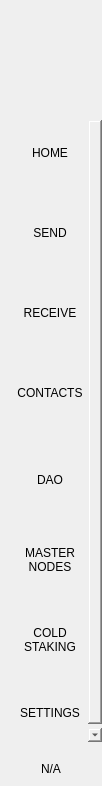
<?xml version="1.0" encoding="UTF-8"?>
<ui version="4.0">
 <class>NavMenuWidget</class>
 <widget class="QWidget" name="NavMenuWidget">
  <property name="geometry">
   <rect>
    <x>0</x>
    <y>0</y>
    <width>102</width>
    <height>786</height>
   </rect>
  </property>
  <property name="windowTitle">
   <string notr="true">N/A</string>
  </property>
  <property name="styleSheet">
   <string notr="true">padding:0px;
border:none;
margin:0px;</string>
  </property>
  <layout class="QVBoxLayout" name="verticalLayout">
   <property name="spacing">
    <number>0</number>
   </property>
   <property name="leftMargin">
    <number>0</number>
   </property>
   <property name="topMargin">
    <number>0</number>
   </property>
   <property name="rightMargin">
    <number>0</number>
   </property>
   <property name="bottomMargin">
    <number>0</number>
   </property>
   <item>
    <widget class="QWidget" name="navContainer_2" native="true">
     <layout class="QVBoxLayout" name="navContainer" stretch="0,0,0,0">
      <property name="spacing">
       <number>0</number>
      </property>
      <property name="leftMargin">
       <number>0</number>
      </property>
      <property name="topMargin">
       <number>0</number>
      </property>
      <property name="rightMargin">
       <number>0</number>
      </property>
      <property name="bottomMargin">
       <number>10</number>
      </property>
      <item>
       <widget class="QPushButton" name="imgLogo">
        <property name="minimumSize">
         <size>
          <width>0</width>
          <height>120</height>
         </size>
        </property>
        <property name="focusPolicy">
         <enum>Qt::NoFocus</enum>
        </property>
        <property name="text">
         <string/>
        </property>
        <property name="iconSize">
         <size>
          <width>64</width>
          <height>64</height>
         </size>
        </property>
       </widget>
      </item>
      <item>
       <widget class="QScrollArea" name="scrollAreaNav">
        <property name="sizePolicy">
         <sizepolicy hsizetype="Expanding" vsizetype="Expanding">
          <horstretch>0</horstretch>
          <verstretch>0</verstretch>
         </sizepolicy>
        </property>
        <property name="minimumSize">
         <size>
          <width>0</width>
          <height>0</height>
         </size>
        </property>
        <property name="styleSheet">
         <string notr="true">QScrollBar {
height:0px;
 width:0px;
}

#scrollAreaNav{
background-color:transparent;
}</string>
        </property>
        <property name="horizontalScrollBarPolicy">
         <enum>Qt::ScrollBarAlwaysOff</enum>
        </property>
        <property name="sizeAdjustPolicy">
         <enum>QAbstractScrollArea::AdjustToContents</enum>
        </property>
        <property name="widgetResizable">
         <bool>true</bool>
        </property>
        <property name="alignment">
         <set>Qt::AlignLeading|Qt::AlignLeft|Qt::AlignTop</set>
        </property>
        <widget class="QWidget" name="scrollAreaNavVert">
         <property name="geometry">
          <rect>
           <x>0</x>
           <y>0</y>
           <width>100</width>
           <height>640</height>
          </rect>
         </property>
         <property name="sizePolicy">
          <sizepolicy hsizetype="Preferred" vsizetype="Expanding">
           <horstretch>0</horstretch>
           <verstretch>0</verstretch>
          </sizepolicy>
         </property>
         <property name="minimumSize">
          <size>
           <width>0</width>
           <height>0</height>
          </size>
         </property>
         <property name="autoFillBackground">
          <bool>false</bool>
         </property>
         <property name="styleSheet">
          <string notr="true">#scrollAreaNavVert{
background-color:transparent;
}</string>
         </property>
         <layout class="QVBoxLayout" name="verticalLayout_3">
          <property name="spacing">
           <number>0</number>
          </property>
          <property name="sizeConstraint">
           <enum>QLayout::SetDefaultConstraint</enum>
          </property>
          <property name="leftMargin">
           <number>0</number>
          </property>
          <property name="topMargin">
           <number>0</number>
          </property>
          <property name="rightMargin">
           <number>0</number>
          </property>
          <property name="bottomMargin">
           <number>0</number>
          </property>
          <item>
           <widget class="QToolButton" name="btnDashboard">
            <property name="minimumSize">
             <size>
              <width>100</width>
              <height>80</height>
             </size>
            </property>
            <property name="text">
             <string>HOME
</string>
            </property>
            <property name="iconSize">
             <size>
              <width>32</width>
              <height>32</height>
             </size>
            </property>
            <property name="checkable">
             <bool>true</bool>
            </property>
            <property name="checked">
             <bool>true</bool>
            </property>
            <property name="autoExclusive">
             <bool>true</bool>
            </property>
           </widget>
          </item>
          <item>
           <widget class="QToolButton" name="btnSend">
            <property name="minimumSize">
             <size>
              <width>100</width>
              <height>80</height>
             </size>
            </property>
            <property name="text">
             <string>SEND
</string>
            </property>
            <property name="iconSize">
             <size>
              <width>32</width>
              <height>32</height>
             </size>
            </property>
            <property name="checkable">
             <bool>true</bool>
            </property>
            <property name="autoExclusive">
             <bool>true</bool>
            </property>
           </widget>
          </item>
          <item>
           <widget class="QToolButton" name="btnReceive">
            <property name="minimumSize">
             <size>
              <width>100</width>
              <height>80</height>
             </size>
            </property>
            <property name="text">
             <string>RECEIVE
</string>
            </property>
            <property name="checkable">
             <bool>true</bool>
            </property>
            <property name="autoExclusive">
             <bool>true</bool>
            </property>
           </widget>
          </item>
          <item>
           <widget class="QToolButton" name="btnAddress">
            <property name="minimumSize">
             <size>
              <width>100</width>
              <height>80</height>
             </size>
            </property>
            <property name="text">
             <string>CONTACTS
</string>
            </property>
            <property name="iconSize">
             <size>
              <width>32</width>
              <height>32</height>
             </size>
            </property>
            <property name="checkable">
             <bool>true</bool>
            </property>
            <property name="autoExclusive">
             <bool>true</bool>
            </property>
           </widget>
          </item>
          <item>
           <widget class="QToolButton" name="btnGovernance">
            <property name="minimumSize">
             <size>
              <width>100</width>
              <height>80</height>
             </size>
            </property>
            <property name="text">
             <string>DAO</string>
            </property>
            <property name="iconSize">
             <size>
              <width>32</width>
              <height>32</height>
             </size>
            </property>
            <property name="checkable">
             <bool>true</bool>
            </property>
            <property name="autoExclusive">
             <bool>true</bool>
            </property>
           </widget>
          </item>
          <item>
           <widget class="QToolButton" name="btnMaster">
            <property name="minimumSize">
             <size>
              <width>100</width>
              <height>80</height>
             </size>
            </property>
            <property name="text">
             <string>MASTER
NODES</string>
            </property>
            <property name="iconSize">
             <size>
              <width>32</width>
              <height>32</height>
             </size>
            </property>
            <property name="checkable">
             <bool>true</bool>
            </property>
            <property name="autoExclusive">
             <bool>true</bool>
            </property>
           </widget>
          </item>
          <item>
           <widget class="QToolButton" name="btnColdStaking">
            <property name="minimumSize">
             <size>
              <width>100</width>
              <height>80</height>
             </size>
            </property>
            <property name="text">
             <string>COLD
STAKING</string>
            </property>
            <property name="iconSize">
             <size>
              <width>32</width>
              <height>32</height>
             </size>
            </property>
            <property name="checkable">
             <bool>true</bool>
            </property>
            <property name="autoExclusive">
             <bool>true</bool>
            </property>
           </widget>
          </item>
          <item>
           <widget class="QToolButton" name="btnSettings">
            <property name="minimumSize">
             <size>
              <width>100</width>
              <height>80</height>
             </size>
            </property>
            <property name="text">
             <string>SETTINGS
</string>
            </property>
            <property name="iconSize">
             <size>
              <width>32</width>
              <height>32</height>
             </size>
            </property>
            <property name="checkable">
             <bool>true</bool>
            </property>
            <property name="autoExclusive">
             <bool>true</bool>
            </property>
           </widget>
          </item>
         </layout>
        </widget>
       </widget>
      </item>
      <item>
       <spacer name="verticalSpacer">
        <property name="orientation">
         <enum>Qt::Vertical</enum>
        </property>
        <property name="sizeType">
         <enum>QSizePolicy::Minimum</enum>
        </property>
        <property name="sizeHint" stdset="0">
         <size>
          <width>20</width>
          <height>20</height>
         </size>
        </property>
       </spacer>
      </item>
      <item alignment="Qt::AlignHCenter">
       <widget class="QLabel" name="labelVersion">
        <property name="maximumSize">
         <size>
          <width>16777215</width>
          <height>60</height>
         </size>
        </property>
        <property name="text">
         <string notr="true">N/A</string>
        </property>
        <property name="alignment">
         <set>Qt::AlignBottom|Qt::AlignHCenter</set>
        </property>
        <property name="wordWrap">
          <bool>true</bool>
        </property>
       </widget>
      </item>
     </layout>
    </widget>
   </item>
  </layout>
 </widget>
 <resources/>
 <connections/>
</ui>
